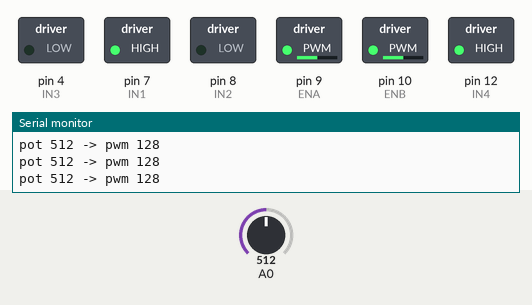
This sketch was run on a simulated Arduino Uno, built with avr-gcc and run on an emulated ATmega328P. Shown: switched loads named in the sketch (green lamp = pin HIGH), the last lines printed to the serial monitor. The inputs (shaded band) are chosen by the test bench; at power-on: A0 = 512.

Above: at 1.2 s.
1.3 s: A0 set to 716
At 2.4 s:
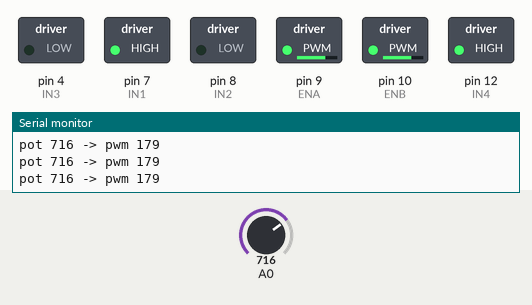
2.8 s: A0 set to 900
At 3.5 s:
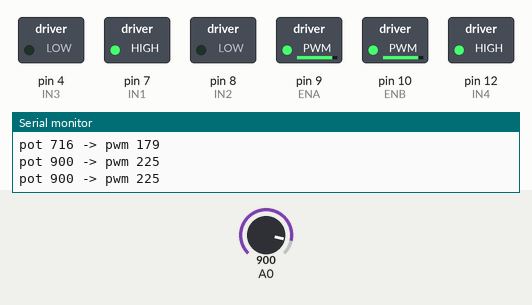
4.3 s: A0 set to 122
At 4.7 s:
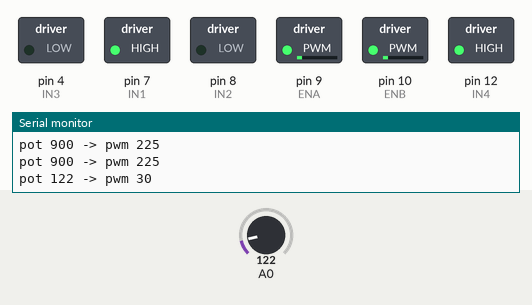
5.8 s: A0 set to 0
At 7.0 s:
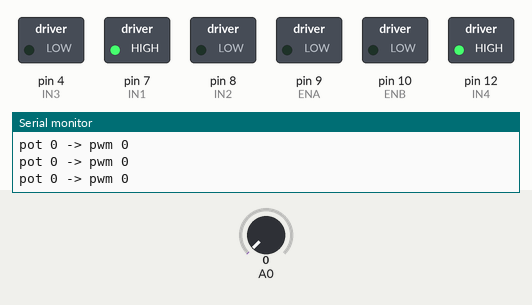
Timing chart, 0 to 8.3 s (numbered marks = the images above; inputs shaded):
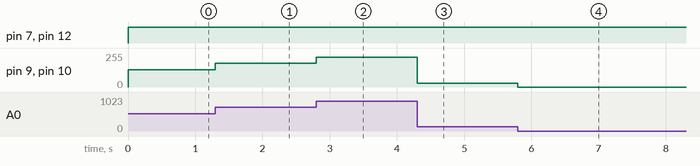

Measured:
- after the input at 1.3 s, pin 9 (ENA), pin 10 (ENB): 128/255 → 179/255 at once
- after the input at 2.8 s, pin 9 (ENA), pin 10 (ENB): 179/255 → 225/255 at once
- after the input at 4.3 s, pin 9 (ENA), pin 10 (ENB): 225/255 → 30/255 at once
- after the input at 5.8 s, pin 9 (ENA), pin 10 (ENB): 30/255 → 0/255 at once

The sketch:

motor-driver-default.ino
```cpp
// Lesson 25: a potentiometer sets the speed of two DC motors through an L298N dual H-bridge.
// Motor A turns one way, motor B the other way (on a two-wheel robot the motors face opposite directions).
unsigned int deadband = 40;      // pot readings below this stop both motors (0-1023)
unsigned int printEvery = 300;   // ms between serial lines
unsigned long lastPrint = 0;

const byte ENA = 9;    // PWM, speed of motor A
const byte ENB = 10;   // PWM, speed of motor B
const byte IN1 = 7;
const byte IN2 = 8;
const byte IN3 = 4;
const byte IN4 = 12;

void setup() {
  Serial.begin(9600);
  pinMode(ENA, OUTPUT);
  pinMode(ENB, OUTPUT);
  pinMode(IN1, OUTPUT);
  pinMode(IN2, OUTPUT);
  pinMode(IN3, OUTPUT);
  pinMode(IN4, OUTPUT);
  Serial.println("ready");
}

void loop() {
  int raw = analogRead(A0);
  int pwm = 0;
  if (raw >= (int)deadband) {
    pwm = raw / 4;
  }
  // direction: IN1 high / IN2 low is forward; motor B is mirrored
  digitalWrite(IN1, HIGH);
  digitalWrite(IN2, LOW);
  digitalWrite(IN3, LOW);
  digitalWrite(IN4, HIGH);
  analogWrite(ENA, pwm);
  analogWrite(ENB, pwm);
  if (millis() - lastPrint >= printEvery) {
    lastPrint = millis();
    Serial.print("pot ");
    Serial.print(raw);
    Serial.print(" -> pwm ");
    Serial.println(pwm);
  }
}
```
